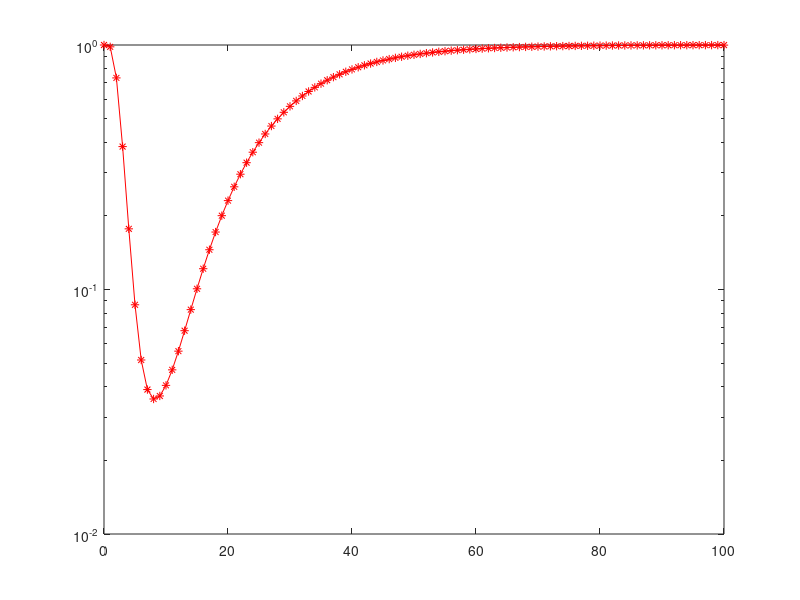

This chart was generated by the following MATLAB code:
 clc;
 clear all;
 close all;
 
 lambda = 0:1:100;
 %N=1:1:10;
 
 SNRdB=10;
 snr=10^(SNRdB/10);
 q=0.01;
 p=2;
 M=3;
 N=3;
 
 for SS=1:length(lambda)
     
 rr(SS)=((lambda(SS))^(2/p));

 
  Pf(SS)=1-((1-exp(-rr(SS)))^M);
  
  K=0;
  D2=2/((1+snr));
  Pm1(SS)=marcumq(sqrt(2*K),((lambda(SS))^(1/p))*sqrt(D2*(1+K)));
  %Pm1(SS)=marcumq(sqrt(D2*snr),((lambda)^(1/p(SS)))*sqrt(D2));
  Pm(SS)=(1-Pm1(SS))^M;
  
  Qm(SS)=1-[((1-Pf(SS))*(1-q))+(q*Pf(SS))].^N;
  Qf(SS)=[(Pm(SS)*(1-q))+(q*(1-Pm(SS)))].^N;
 
 end
 
 Total=Qm+Qf
 
semilogy(lambda,Total,'r*-');
